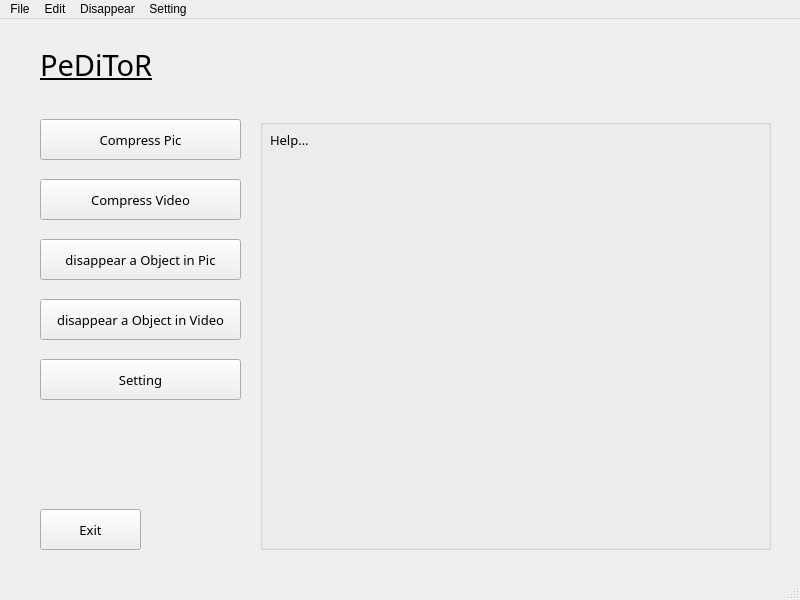
<?xml version="1.0" encoding="UTF-8"?>
<ui version="4.0">
 <class>MainWindow</class>
 <widget class="QMainWindow" name="MainWindow">
  <property name="geometry">
   <rect>
    <x>0</x>
    <y>0</y>
    <width>800</width>
    <height>600</height>
   </rect>
  </property>
  <property name="windowTitle">
   <string>MainWindow</string>
  </property>
  <widget class="QWidget" name="centralwidget">
   <widget class="QLabel" name="la_Peditor">
    <property name="geometry">
     <rect>
      <x>40</x>
      <y>30</y>
      <width>151</width>
      <height>31</height>
     </rect>
    </property>
    <property name="font">
     <font>
      <family>FRIZON</family>
      <pointsize>22</pointsize>
      <underline>true</underline>
     </font>
    </property>
    <property name="text">
     <string>PeDiToR</string>
    </property>
   </widget>
   <widget class="QPushButton" name="Pu_CompressPic">
    <property name="geometry">
     <rect>
      <x>40</x>
      <y>100</y>
      <width>201</width>
      <height>41</height>
     </rect>
    </property>
    <property name="font">
     <font>
      <family>MS Reference Sans Serif</family>
      <pointsize>10</pointsize>
     </font>
    </property>
    <property name="text">
     <string>Compress Pic</string>
    </property>
   </widget>
   <widget class="QPushButton" name="Pu_CompressVideo">
    <property name="geometry">
     <rect>
      <x>40</x>
      <y>160</y>
      <width>201</width>
      <height>41</height>
     </rect>
    </property>
    <property name="font">
     <font>
      <family>MS Reference Sans Serif</family>
      <pointsize>10</pointsize>
     </font>
    </property>
    <property name="text">
     <string>Compress Video</string>
    </property>
   </widget>
   <widget class="QPushButton" name="Pu_disappear_object_Pic">
    <property name="geometry">
     <rect>
      <x>40</x>
      <y>220</y>
      <width>201</width>
      <height>41</height>
     </rect>
    </property>
    <property name="font">
     <font>
      <family>MS Reference Sans Serif</family>
      <pointsize>10</pointsize>
     </font>
    </property>
    <property name="text">
     <string>disappear a Object in Pic</string>
    </property>
   </widget>
   <widget class="QPushButton" name="Pu_disappear_object_Video">
    <property name="geometry">
     <rect>
      <x>40</x>
      <y>280</y>
      <width>201</width>
      <height>41</height>
     </rect>
    </property>
    <property name="font">
     <font>
      <family>MS Reference Sans Serif</family>
      <pointsize>10</pointsize>
     </font>
    </property>
    <property name="text">
     <string>disappear a Object in Video</string>
    </property>
   </widget>
   <widget class="QPushButton" name="Pu_Exit">
    <property name="geometry">
     <rect>
      <x>40</x>
      <y>490</y>
      <width>101</width>
      <height>41</height>
     </rect>
    </property>
    <property name="font">
     <font>
      <family>MS Reference Sans Serif</family>
      <pointsize>10</pointsize>
     </font>
    </property>
    <property name="text">
     <string>Exit</string>
    </property>
   </widget>
   <widget class="QPushButton" name="Pu_Setting">
    <property name="geometry">
     <rect>
      <x>40</x>
      <y>340</y>
      <width>201</width>
      <height>41</height>
     </rect>
    </property>
    <property name="font">
     <font>
      <family>MS Reference Sans Serif</family>
      <pointsize>10</pointsize>
     </font>
    </property>
    <property name="text">
     <string>Setting</string>
    </property>
   </widget>
   <widget class="QGroupBox" name="groupBox_Help">
    <property name="geometry">
     <rect>
      <x>260</x>
      <y>100</y>
      <width>511</width>
      <height>431</height>
     </rect>
    </property>
    <property name="title">
     <string/>
    </property>
    <widget class="QLabel" name="label">
     <property name="geometry">
      <rect>
       <x>10</x>
       <y>10</y>
       <width>481</width>
       <height>21</height>
      </rect>
     </property>
     <property name="font">
      <font>
       <family>MS Reference Sans Serif</family>
       <pointsize>10</pointsize>
      </font>
     </property>
     <property name="text">
      <string>Help...</string>
     </property>
     <property name="scaledContents">
      <bool>true</bool>
     </property>
    </widget>
   </widget>
  </widget>
  <widget class="QMenuBar" name="menubar">
   <property name="geometry">
    <rect>
     <x>0</x>
     <y>0</y>
     <width>800</width>
     <height>21</height>
    </rect>
   </property>
   <widget class="QMenu" name="menuFile">
    <property name="title">
     <string>File</string>
    </property>
    <addaction name="Me_Fi_Exit"/>
   </widget>
   <widget class="QMenu" name="menuEdit">
    <property name="title">
     <string>Edit</string>
    </property>
    <addaction name="Me_Ed_Pic"/>
    <addaction name="Me_Ed_Video"/>
   </widget>
   <widget class="QMenu" name="menuDisappear">
    <property name="title">
     <string>Disappear</string>
    </property>
    <addaction name="Me_Dis_Pic"/>
    <addaction name="Me_Dis_Video"/>
   </widget>
   <widget class="QMenu" name="menuSetting">
    <property name="title">
     <string>Setting</string>
    </property>
    <addaction name="actionFont"/>
   </widget>
   <addaction name="menuFile"/>
   <addaction name="menuEdit"/>
   <addaction name="menuDisappear"/>
   <addaction name="menuSetting"/>
  </widget>
  <widget class="QStatusBar" name="statusbar"/>
  <action name="Me_Fi_Exit">
   <property name="text">
    <string>Exit</string>
   </property>
   <property name="shortcut">
    <string>Ctrl+X</string>
   </property>
  </action>
  <action name="Me_Ed_Pic">
   <property name="text">
    <string>Pic</string>
   </property>
   <property name="shortcut">
    <string>Ctrl+P</string>
   </property>
  </action>
  <action name="Me_Ed_Video">
   <property name="text">
    <string>Video</string>
   </property>
   <property name="shortcut">
    <string>Ctrl+F</string>
   </property>
  </action>
  <action name="Me_Dis_Pic">
   <property name="text">
    <string>Pic</string>
   </property>
   <property name="shortcut">
    <string>Alt+P</string>
   </property>
  </action>
  <action name="Me_Dis_Video">
   <property name="text">
    <string>Video</string>
   </property>
   <property name="shortcut">
    <string>Alt+F</string>
   </property>
  </action>
  <action name="actionFont">
   <property name="text">
    <string>Font</string>
   </property>
  </action>
 </widget>
 <resources/>
 <connections/>
</ui>
